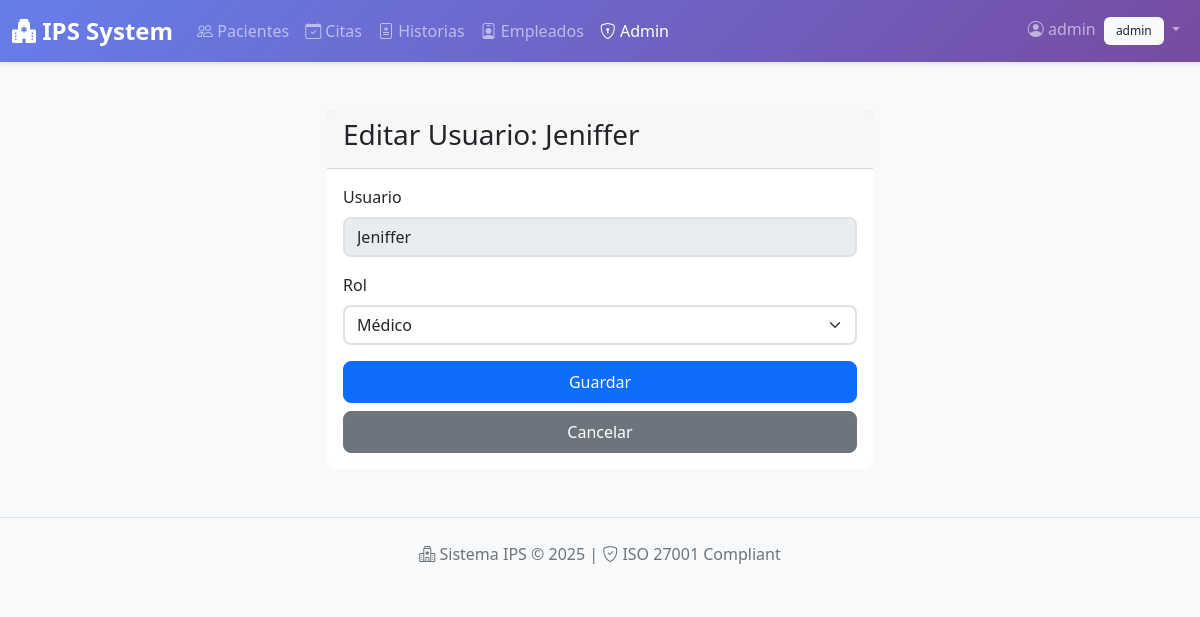
/admin/users/5/edit (signed in), run on the app's committed database.
### app/models.py (models this page shows, shortened)
class User(UserMixin, db.Model):
    id = db.Column(db.Integer, primary_key=True)
    username = db.Column(db.String(100), unique=True, nullable=False)
    password_hash = db.Column(db.String(128))
    email = db.Column(db.String(120), nullable=True)
    role = db.Column(db.String(50), default='recepcionista', nullable=False)  # admin, medico, recepcionista, enfermero
    failed_login_attempts = db.Column(db.Integer, default=0)
    locked_until = db.Column(db.DateTime, nullable=True)
    def has_role(self, role: str) -> bool:
        return self.role == role

### app/admin/routes.py (the view, shortened to what this page needs)
@admin_bp.route('/users/<int:user_id>/edit', methods=['GET', 'POST'])
@login_required
@require_role('admin')
def edit_user(user_id):
    user = User.query.get_or_404(user_id)
    form = UserManagementForm()
    if not form.is_submitted():
        form.username.data = user.username
        form.role.data = user.role
    return render_template('admin/edit_user.html', form=form, user=user, title='Editar Usuario')

### app/forms.py
class UserManagementForm(FlaskForm):
    username = StringField('Usuario', validators=[DataRequired(message='El usuario es requerido')])
    role = SelectField('Rol', choices=[
        ('recepcionista', 'Recepcionista'),
        ('enfermero', 'Enfermero'),
        ('medico', 'Médico'),
        ('admin', 'Administrador')
    ], validators=[DataRequired()])
    submit = SubmitField('Guardar')

### app/auth/__init__.py (called while the page is built)
@auth_bp.before_app_request
def before_request():
    pass

### app/infrastructure/security/access_control.py (called while the page is built)
def require_role(role):
    def decorator(f):
        @wraps(f)
        def decorated_function(*args, **kwargs):
            if not current_user.is_authenticated:
                flash('Por favor inicia sesión para acceder.')
                return redirect(url_for('auth.login'))
            if not current_user.has_role(role):
                flash(f'Acceso denegado. Se requiere rol: {role}')
                abort(403)
            return f(*args, **kwargs)
        return decorated_function
    return decorator

### app/templates/admin/edit_user.html (shortened to what this page needs)
{% extends "base.html" %}
{% block content %}
<div class="container mt-5">
    <div class="row justify-content-center">
        <div class="col-md-6">
            <div class="card">
                <div class="card-header">
                    <h3>Editar Usuario: {{ user.username }}</h3>
                </div>
                <div class="card-body">
                    <form method="POST" action="">
                        <div class="mb-3">
                            {{ form.username.label(class="form-label") }}
                            {{ form.username(class="form-control", readonly=True) }}
                        </div>
                        <div class="mb-3">
                            {{ form.role.label(class="form-label") }}
                            {{ form.role(class="form-select") }}
                        </div>
                        <div class="d-grid gap-2">
                            {{ form.submit(class="btn btn-primary") }}
                            <a href="{{ url_for('admin.list_users') }}" class="btn btn-secondary">Cancelar</a>
                        </div>
                    </form>
                </div>
            </div>
        </div>
    </div>
</div>
{% endblock %}

### app/templates/base.html (shortened to what this page needs)
<!DOCTYPE html>
<html lang="es">
<head>
    <link href="https://cdn.jsdelivr.net/npm/bootstrap@5.1.3/dist/css/bootstrap.min.css" rel="stylesheet">
    <link rel="stylesheet" href="https://cdn.jsdelivr.net/npm/bootstrap-icons@1.8.0/font/bootstrap-icons.css">
    <link rel="stylesheet" href="{{ url_for('static', filename='css/custom.css') }}">
</head>
<body>
    <nav class="navbar navbar-expand-lg navbar-dark" style="background: linear-gradient(135deg, #667eea 0%, #764ba2 100%);">
        <div class="container-fluid">
            <a class="navbar-brand" href="{{ url_for('main.index') }}">
                <i class="bi bi-hospital-fill"></i> IPS System
            </a>
            <div class="collapse navbar-collapse" id="navbarNav">
                <ul class="navbar-nav me-auto">
                    {% if current_user.is_authenticated %}
                        <li class="nav-item">
                            <a class="nav-link {% if request.endpoint == 'patients.index' %}active{% endif %}" href="{{ url_for('patients.index') }}">
                                <i class="bi bi-people"></i> Pacientes
                            </a>
                        </li>
                        {% if has_endpoint('appointments.index') %}
                        <li class="nav-item">
                            <a class="nav-link {% if request.endpoint and 'appointments' in request.endpoint %}active{% endif %}" href="{{ url_for('appointments.index') }}">
                                <i class="bi bi-calendar-check"></i> Citas
                            </a>
                        </li>
                        {% endif %}
                        {% if has_endpoint('records.list_records') %}
                        <li class="nav-item">
                            <a class="nav-link {% if request.endpoint and 'records' in request.endpoint %}active{% endif %}" href="{{ url_for('records.list_records') }}">
                                <i class="bi bi-file-medical"></i> Historias
                            </a>
                        </li>
                        {% endif %}
                        {% if has_endpoint('employees.index') %}
                        <li class="nav-item">
                            <a class="nav-link {% if request.endpoint and 'employees' in request.endpoint %}active{% endif %}" href="{{ url_for('employees.index') }}">
                                <i class="bi bi-person-badge"></i> Empleados
                            </a>
                        </li>
                        {% endif %}
                        {% if current_user.has_role('admin') and has_endpoint('admin.list_users') %}
                        <li class="nav-item">
                            <a class="nav-link {% if request.endpoint and 'admin' in request.endpoint %}active{% endif %}" href="{{ url_for('admin.list_users') }}">
                                <i class="bi bi-shield-lock"></i> Admin
                            </a>
                        </li>
                        {% endif %}
                    {% endif %}
                </ul>
                <ul class="navbar-nav">
                    {% if current_user.is_authenticated %}
                        <li class="nav-item dropdown">
                            <a class="nav-link dropdown-toggle" href="#" id="userDropdown" role="button" data-bs-toggle="dropdown">
                                <i class="bi bi-person-circle"></i> {{ current_user.username }}
                                <span class="badge bg-light text-dark ms-1">{{ current_user.role }}</span>
                            </a>
                        </li>
                    {% endif %}
                </ul>
            </div>
        </div>
    </nav>
    <main class="fade-in">
        {% block content %}{% endblock %}
    </main>
    <footer class="mt-5 py-4 bg-light border-top">
        <div class="container text-center text-muted">
            <p class="mb-0">
                <i class="bi bi-hospital"></i> Sistema IPS &copy; 2025 |
                <i class="bi bi-shield-check"></i> ISO 27001 Compliant
            </p>
        </div>
    </footer>
</body>
</html>

### app/static/css/custom.css (style rules this page uses)
:root { --primary-gradient: linear-gradient(135deg, #667eea 0%, #764ba2 100%); --success-gradient: linear-gradient(135deg, #11998e 0%, #38ef7d 100%); --info-gradient: linear-gradient(135deg, #3a7bd5 0%, #00d2ff 100%); --warning-gradient: linear-gradient(135deg, #f093fb 0%, #f5576c 100%); }
body { font-family: 'Segoe UI', Tahoma, Geneva, Verdana, sans-serif; background-color: #f8f9fa; }
.navbar { box-shadow: 0 2px 4px rgba(0,0,0,0.1); }
.navbar-brand { font-weight: bold; font-size: 1.5rem; }
.card { border: none; border-radius: 10px; transition: all 0.3s ease; }
.btn { border-radius: 8px; padding: 0.5rem 1.5rem; font-weight: 500; transition: all 0.3s ease; }
.form-control, .form-select { border-radius: 8px; border: 2px solid #e0e0e0; transition: border-color 0.3s ease; }
.badge { padding: 0.5rem 0.75rem; border-radius: 6px; font-weight: 500; }
.fade-in { animation: fadeIn 0.5s ease-in; }

### data on the page
User: username "admin", role "admin"
User: username "Jeniffer", role "Médico"
